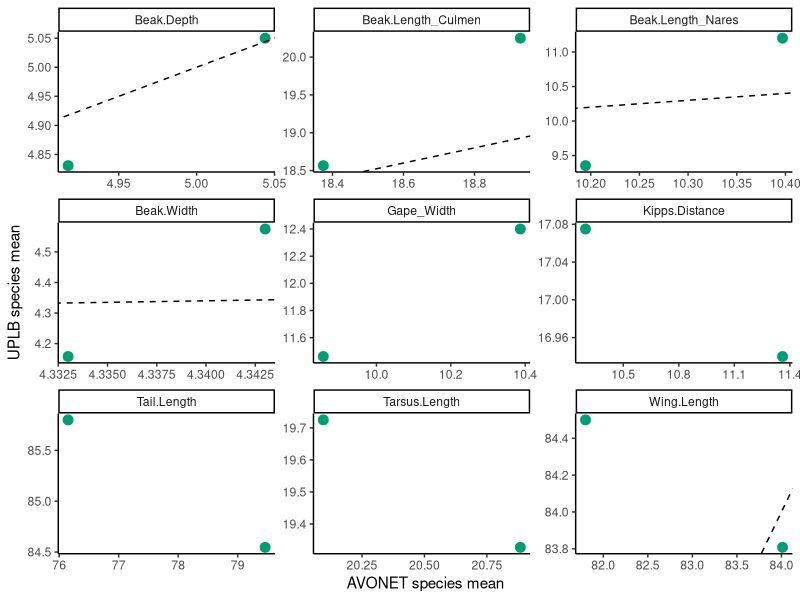
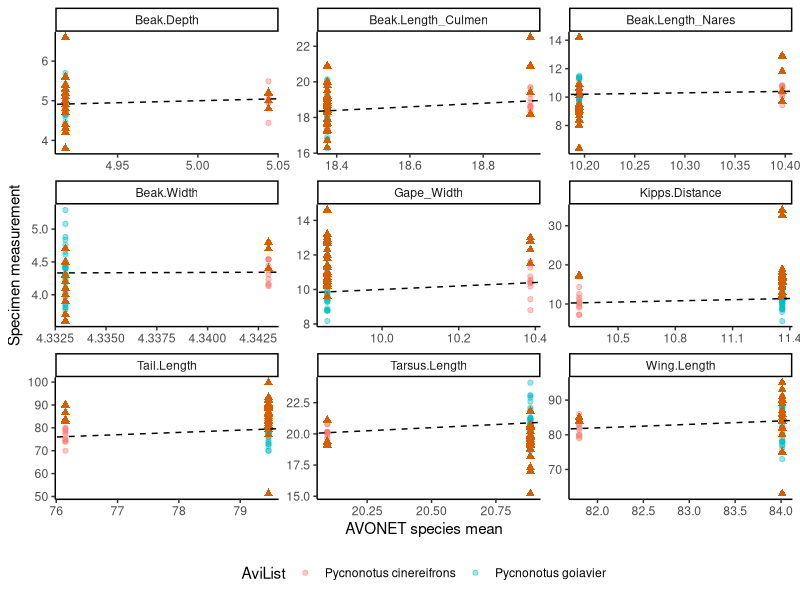
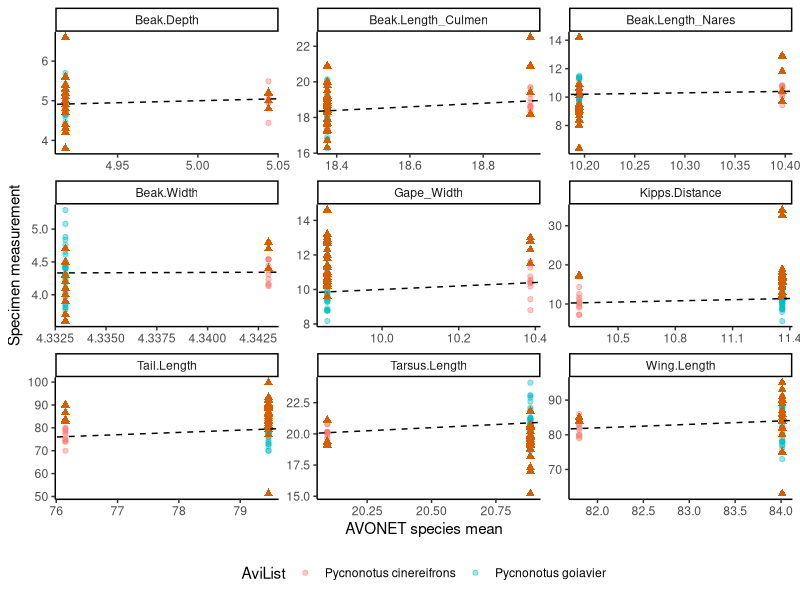

Source code (R) for these figures, in order: (Note: this script raises an error after producing the figures.)
## ---- chunk 1
library(tidyverse)
library(openxlsx)

#My bulbul dataset
bulbuls <- read.csv("../data/Bulbul_AVONET_data.csv")
str(bulbuls)
#Florida Museum of Natural History (FLMNH) dataset
flmnh <- read.xlsx("../data/Collaborator data/Sample_data_sheet_oac.xlsx")
str(flmnh)
#UPLB Museum of Natural History (UPLB) dataset - Phillipines
uplb <- read.xlsx("../data/Collaborator data/Sample_data_sheet_uplb_philippines.xlsx")
str(uplb)

uplb <- uplb |>
  rename(
    AviList = Scientific_Name,
    Beak.Length_Culmen = Bill_TotalCulmen,
    Beak.Length_Nares = Bill_FromNostril,
    Beak.Width = Bill_Width,
    Beak.Depth = Bill_Depth,
    Gape_Width = Gape.Width,
    Tarsus.Length = Tarsus_Length,
    Kipps.Distance = Sec1_Length,
    Wing.Length = Wing_Chord,
    Tail.Length = Tail_Length
  )

traits <- c(
"Beak.Length_Culmen",
"Beak.Length_Nares",
"Beak.Width",
"Beak.Depth",
"Tarsus.Length",
"Wing.Length",
"Kipps.Distance",
"Tail.Length",
"Gape_Width"
)

#AVONET means for each trait, by species
avonet_means <- bulbuls |>
  group_by(AviList) |>
  summarise(
    across(all_of(traits), ~mean(.x, na.rm=TRUE)),
    .groups="drop"
  )
avonet_points <- merge(
  bulbuls,
  avonet_means,
  by="AviList",
  suffixes=c("_specimen","_mean")
)

#Museum means for each trait, by species
uplb_means <- uplb |>
  group_by(AviList) |>
  summarise(
    across(all_of(traits), ~mean(.x, na.rm=TRUE)),
    .groups="drop"
  )
uplb_points <- merge(
  uplb,
  avonet_means,
  by="AviList",
  suffixes=c("_UPLB","_mean")
)

comparison <- merge(
  avonet_means,
  uplb_means,
  by="AviList",
  suffixes=c("_AVONET","_UPLB")
)

#Non-highlighted species mean plots
comparison_long <- comparison %>%
  pivot_longer(
    cols = -AviList,
    names_to = c("Trait", "Dataset"),
    names_pattern = "(.*)_(AVONET|UPLB)",
    values_to = "Value"
  ) %>%
  pivot_wider(
    names_from = Dataset,
    values_from = Value
  )

ggplot(comparison_long,
       aes(AVONET, UPLB)) +

  geom_point(size = 3, colour = "#009E73") +

  geom_abline(
    slope = 1,
    intercept = 0,
    linetype = "dashed"
  ) +

  facet_wrap(~Trait, scales = "free") +

  theme_classic() +

  labs(
    x = "AVONET species mean",
    y = "UPLB species mean"
  )


#Method 2: Highlighting species with specimen measurements in the UPLB dataset, and comparing those to the AVONET means for those species
uplb_species <- uplb_points %>%
    filter(!is.na(Beak.Length_Culmen_UPLB)) %>%
    pull(AviList) %>%
    unique()

avonet_points_filtered <- avonet_points %>%
    dplyr::filter(AviList %in% uplb_species)

avonet_long <- avonet_points_filtered %>%
  pivot_longer(
    cols = ends_with("_specimen"),
    names_to = "Trait",
    names_pattern = "(.*)_specimen",
    values_to = "specimen"
  ) %>%
  pivot_longer(
    cols = ends_with("_mean"),
    names_to = "Trait_mean",
    names_pattern = "(.*)_mean",
    values_to = "mean"
  ) %>%
  filter(Trait == Trait_mean) %>%
  select(AviList, Trait, specimen, mean)

uplb_long <- uplb_points %>%
  pivot_longer(
    cols = ends_with("_UPLB"),
    names_to = "Trait",
    names_pattern = "(.*)_UPLB",
    values_to = "UPLB"
  ) %>%
  pivot_longer(
    cols = ends_with("_mean"),
    names_to = "Trait_mean",
    names_pattern = "(.*)_mean",
    values_to = "mean"
  ) %>%
  filter(Trait == Trait_mean) %>%
  select(AviList, Trait, UPLB, mean)

ggplot() +

  geom_point(
    data = avonet_long,
    aes(mean, specimen, colour = AviList),
    alpha = 0.4
  ) +

  geom_point(
    data = uplb_long,
    aes(mean, UPLB),
    colour = "#D55E00",
    shape = 17,
    size = 2
  ) +

  geom_abline(
    slope = 1,
    intercept = 0,
    linetype = "dashed"
  ) +

  facet_wrap(~Trait, scales = "free") +

  theme_classic() +
  theme(legend.position = "bottom") +

  labs(
    x = "AVONET species mean",
    y = "Specimen measurement"
  )

ggsave("../results/UPLB_comparison.pdf", width = 12, height = 8)


#Checking for specimens that are > 3 standard deviations from the AVONET mean for that species, for any trait

avonet_stats <- bulbuls |>
  group_by(AviList) |>
  summarise(
    culmen_mean = mean(Beak.Length_Culmen, na.rm=TRUE),
    culmen_sd = sd(Beak.Length_Culmen, na.rm=TRUE),
    .groups="drop"
  )

florida_check <- merge(
  flmnh,
  avonet_stats,
  by="AviList"
)

florida_check$outlier <-
abs(florida_check$Beak.Length_Culmen - florida_check$culmen_mean) >
2*florida_check$culmen_sd
